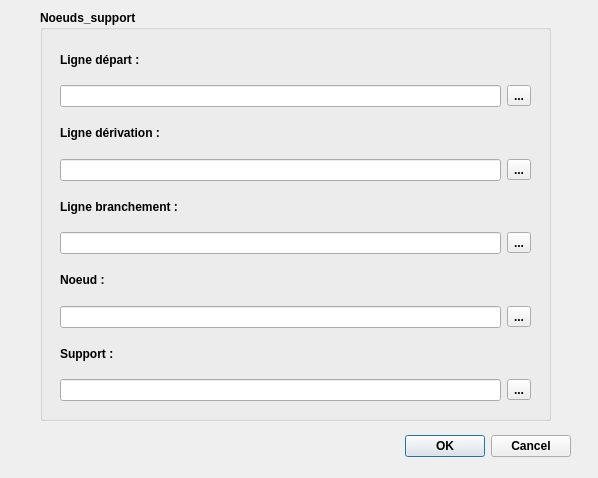
<?xml version="1.0" encoding="UTF-8"?>
<ui version="4.0">
 <class>Dialog</class>
 <widget class="QDialog" name="Dialog">
  <property name="geometry">
   <rect>
    <x>0</x>
    <y>0</y>
    <width>598</width>
    <height>478</height>
   </rect>
  </property>
  <property name="windowTitle">
   <string>Noeud support</string>
  </property>
  <widget class="QDialogButtonBox" name="buttonBox">
   <property name="geometry">
    <rect>
     <x>230</x>
     <y>430</y>
     <width>341</width>
     <height>32</height>
    </rect>
   </property>
   <property name="font">
    <font>
     <weight>75</weight>
     <bold>true</bold>
    </font>
   </property>
   <property name="orientation">
    <enum>Qt::Horizontal</enum>
   </property>
   <property name="standardButtons">
    <set>QDialogButtonBox::Cancel|QDialogButtonBox::Ok</set>
   </property>
  </widget>
  <widget class="QGroupBox" name="groupBox">
   <property name="enabled">
    <bool>true</bool>
   </property>
   <property name="geometry">
    <rect>
     <x>40</x>
     <y>10</y>
     <width>511</width>
     <height>411</height>
    </rect>
   </property>
   <property name="font">
    <font>
     <weight>75</weight>
     <bold>true</bold>
    </font>
   </property>
   <property name="title">
    <string>Noeuds_support</string>
   </property>
   <widget class="QWidget" name="gridLayoutWidget">
    <property name="geometry">
     <rect>
      <x>20</x>
      <y>30</y>
      <width>471</width>
      <height>361</height>
     </rect>
    </property>
    <layout class="QGridLayout" name="gridLayout">
     <item row="5" column="0">
      <widget class="QLabel" name="label_3">
       <property name="text">
        <string>Ligne dérivation : </string>
       </property>
      </widget>
     </item>
     <item row="12" column="0">
      <widget class="QLineEdit" name="lineEdit_5"/>
     </item>
     <item row="11" column="0">
      <widget class="QLabel" name="label_2">
       <property name="text">
        <string>Support : </string>
       </property>
      </widget>
     </item>
     <item row="7" column="0">
      <widget class="QLabel" name="label_4">
       <property name="text">
        <string>Ligne branchement :</string>
       </property>
      </widget>
     </item>
     <item row="6" column="0">
      <widget class="QLineEdit" name="lineEdit_2"/>
     </item>
     <item row="9" column="0">
      <widget class="QLabel" name="label_5">
       <property name="text">
        <string>Noeud : </string>
       </property>
      </widget>
     </item>
     <item row="8" column="0">
      <widget class="QLineEdit" name="lineEdit_3"/>
     </item>
     <item row="3" column="0">
      <widget class="QLineEdit" name="lineEdit"/>
     </item>
     <item row="0" column="0">
      <widget class="QLabel" name="label">
       <property name="text">
        <string>Ligne départ : </string>
       </property>
      </widget>
     </item>
     <item row="10" column="0">
      <widget class="QLineEdit" name="lineEdit_4"/>
     </item>
     <item row="3" column="1">
      <widget class="QToolButton" name="toolButton">
       <property name="text">
        <string>...</string>
       </property>
      </widget>
     </item>
     <item row="6" column="1">
      <widget class="QToolButton" name="toolButton_2">
       <property name="text">
        <string>...</string>
       </property>
      </widget>
     </item>
     <item row="8" column="1">
      <widget class="QToolButton" name="toolButton_3">
       <property name="text">
        <string>...</string>
       </property>
      </widget>
     </item>
     <item row="10" column="1">
      <widget class="QToolButton" name="toolButton_4">
       <property name="text">
        <string>...</string>
       </property>
      </widget>
     </item>
     <item row="12" column="1">
      <widget class="QToolButton" name="toolButton_5">
       <property name="text">
        <string>...</string>
       </property>
      </widget>
     </item>
    </layout>
   </widget>
  </widget>
 </widget>
 <resources/>
 <connections>
  <connection>
   <sender>buttonBox</sender>
   <signal>accepted()</signal>
   <receiver>Dialog</receiver>
   <slot>accept()</slot>
   <hints>
    <hint type="sourcelabel">
     <x>248</x>
     <y>254</y>
    </hint>
    <hint type="destinationlabel">
     <x>157</x>
     <y>274</y>
    </hint>
   </hints>
  </connection>
  <connection>
   <sender>buttonBox</sender>
   <signal>rejected()</signal>
   <receiver>Dialog</receiver>
   <slot>reject()</slot>
   <hints>
    <hint type="sourcelabel">
     <x>316</x>
     <y>260</y>
    </hint>
    <hint type="destinationlabel">
     <x>286</x>
     <y>274</y>
    </hint>
   </hints>
  </connection>
 </connections>
</ui>
